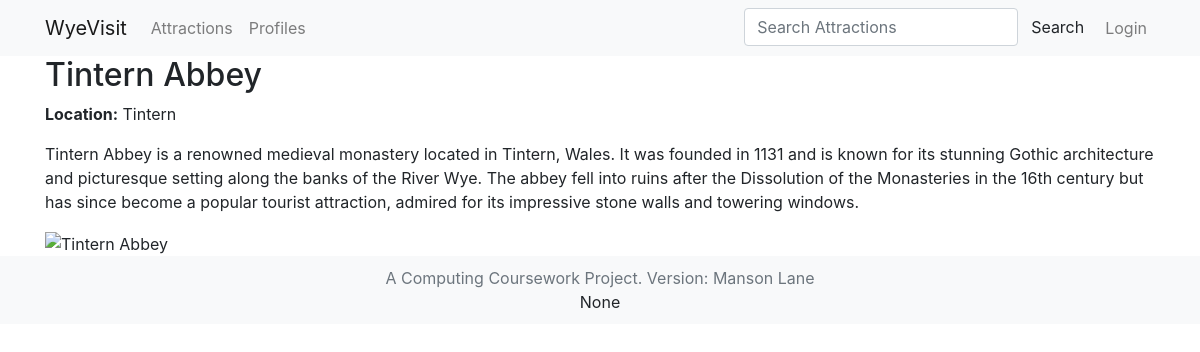
The app's page /wv_app/attractions/2/ with its own data.
### wv_app/models.py (models this page shows, shortened)
class Attraction(models.Model):
    name = models.CharField(max_length=255)
    description = models.TextField()
    location = models.CharField(max_length=255)
    image_url = models.CharField(max_length=255)
    scores = models.IntegerField()
    tags = models.ManyToManyField(Tag, related_name='attractions',blank=True)
    created_at = models.DateTimeField(auto_now_add=True)
    updated_at = models.DateTimeField(auto_now=True)

### wv_app/views.py (the view)
# urls.py: path('attractions/<int:attraction_id>/', views.attraction_detail, name='attraction_detail'),
def attraction_detail(request, attraction_id):
    attraction = get_object_or_404(Attraction, pk=attraction_id)
    return render(request, 'attractions/detail.html', {'attraction': attraction})

### wv_app/views.py (called while the page is built)
def oauth_context_processor(request):
    return {
        'session': request.session.get("user")
    }

def account_context_processor(request):
    account = None
    user_id = request.session.get('user', {}).get('user_id')
    if user_id:
        try:
            account = Account.objects.get(auth_id=user_id)
        except Account.DoesNotExist:
            pass
    return {
        'account': account
    }

### wv_app/templates/attractions/detail.html (shortened to what this page needs)
{% extends 'base.html' %}
{% block content %}
<h2>{{ attraction.name }}</h2>
<p><strong>Location:</strong> {{ attraction.location }}</p>
<p>{{ attraction.description }}</p>
{% if attraction.image_url %}
    <img src="{{ attraction.image_url }}" alt="{{ attraction.name }}" width=900 height=700>
{% endif %}
{% endblock %}

### wv_app/templates/base.html (shortened to what this page needs)
<!DOCTYPE html>
<html lang="en">
<head>
    <link href="https://stackpath.bootstrapcdn.com/bootstrap/4.3.1/css/bootstrap.min.css" rel="stylesheet">
{% load leaflet_tags %}
</head>
<body>
    <header>
        <nav class="navbar navbar-expand-lg navbar-light bg-light">
            <div class="container">
                <a class="navbar-brand" href="{% url 'home' %}">WyeVisit</a>
                <div class="collapse navbar-collapse" id="navbarNav">
                    <ul class="navbar-nav">
                        <li class="nav-item">
                            <a class="nav-link" href="{% url 'attraction_list' %}">Attractions</a>
                        </li>
                        <li class="nav-item">
                            <a class="nav-link" href="{% url 'profile_list' %}">Profiles</a>
                        </li>
                    </ul>
                </div>
                <div class="ml-auto">
                    <ul class="navbar-nav">
                        <li>
                            <form class="d-flex" role="search" method="GET" action="{% url 'search_attractions' %}">
                                <input
                                class="form-control me-2"
                                type="search"
                                placeholder="Search Attractions"
                                name="search_query"
                                required aria-label="Search"
                                >
                                <button class="btn btn-outline" type="submit">Search</button>
                            </form>
                        </li>
                        {% if session %}
                        <li class="nav-item">
                            <a class="nav-link" href="{% url 'user_dashboard' %}">Dashboard ({{user.username}})</a>
                        </li>
                        <li class="nav-item">
                            <a class="nav-link" href="{% url 'logout' %}">Logout</a>
                        </li>
                        {% else %}
                        <li class="nav-item">
                            <a class="nav-link" href="{% url 'login' %}">Login</a>
                        </li>
                        {% endif %}
                    </ul>
                </div>
            </div>
        </nav>
    </header>
    <main role="main" class="container">
        {% block content %}{% endblock %}
    </main>
    <footer class="footer">
        <div class="container">
            <span class="text-muted">A Computing Coursework Project. Version: Manson Lane</span>
        </div>
        <div>
            {{account}}
        </div>
    </footer>
</body>
</html>

### wv_app/templates/base.html (style rules this page uses)
.footer { background-color: #f8f9fa; padding: 10px; text-align: center; position: relative; bottom: 0; width: 100%; }

### records on screen
Attraction: name "Tintern Abbey", location "Tintern", description "Tintern Abbey is a renowned medieval monastery located in Tintern, Wales. It was founded in 1131 and is known for its stunning Gothic architecture and picturesque setting along the banks of the River Wye. The abbey fell into ruins after the Dissolution of the Monasteries in the 16th century but has since become a popular tourist attraction, admired for its impressive stone walls and towering windows."

### other values on screen
{{ account }} "None"
